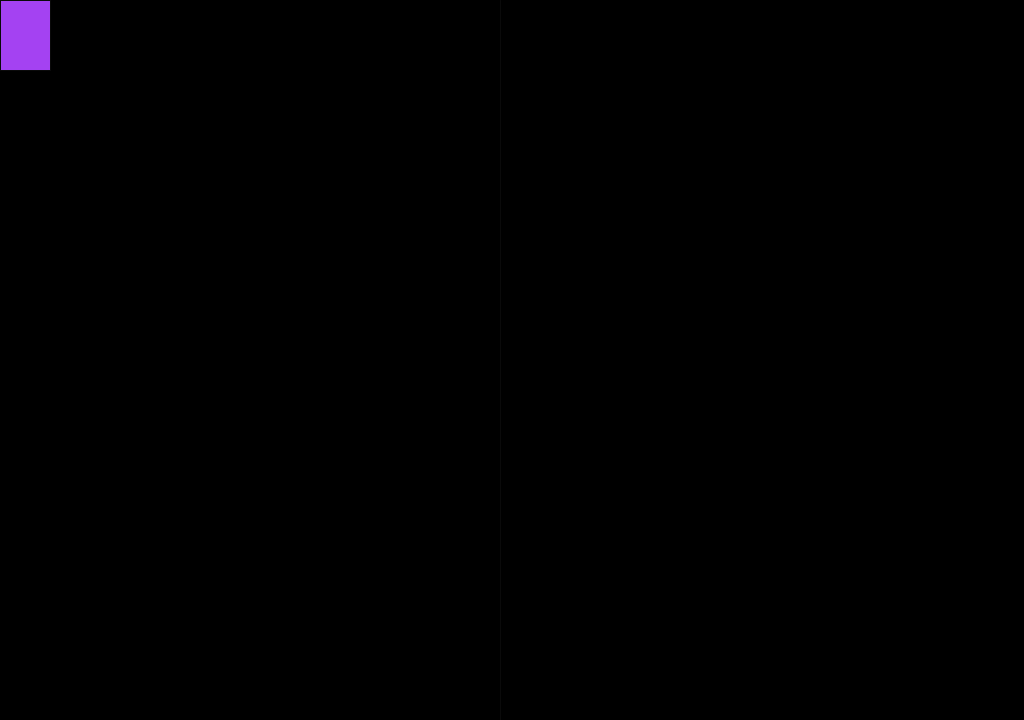
Frame 1 (no input)
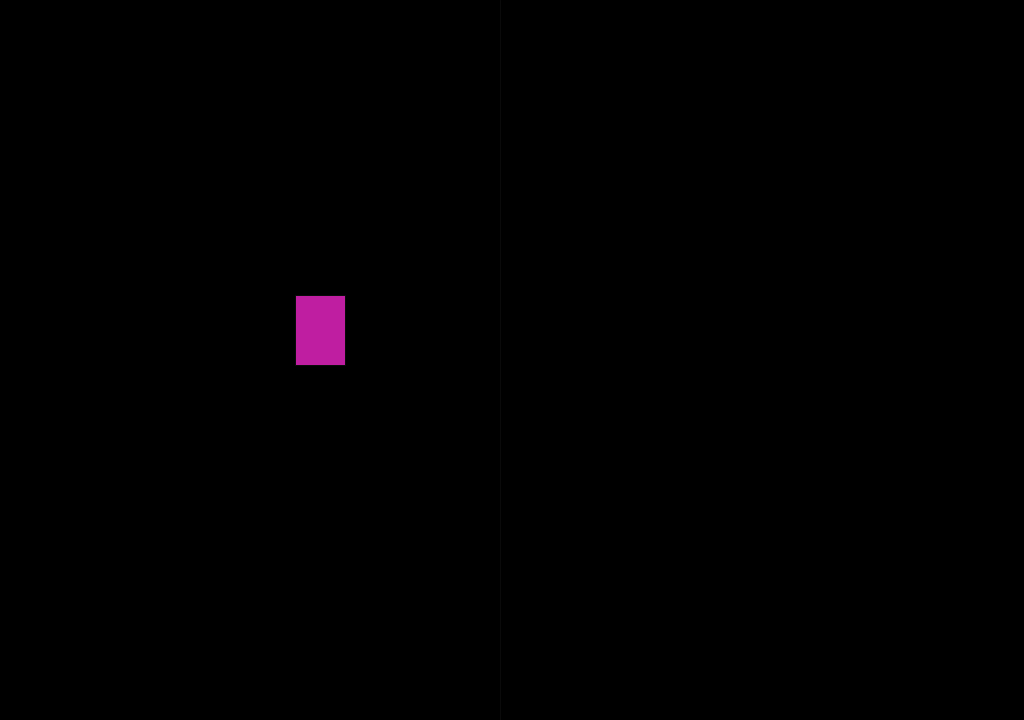
Frame 60 (the mouse pressed at the canvas centre just before this capture)
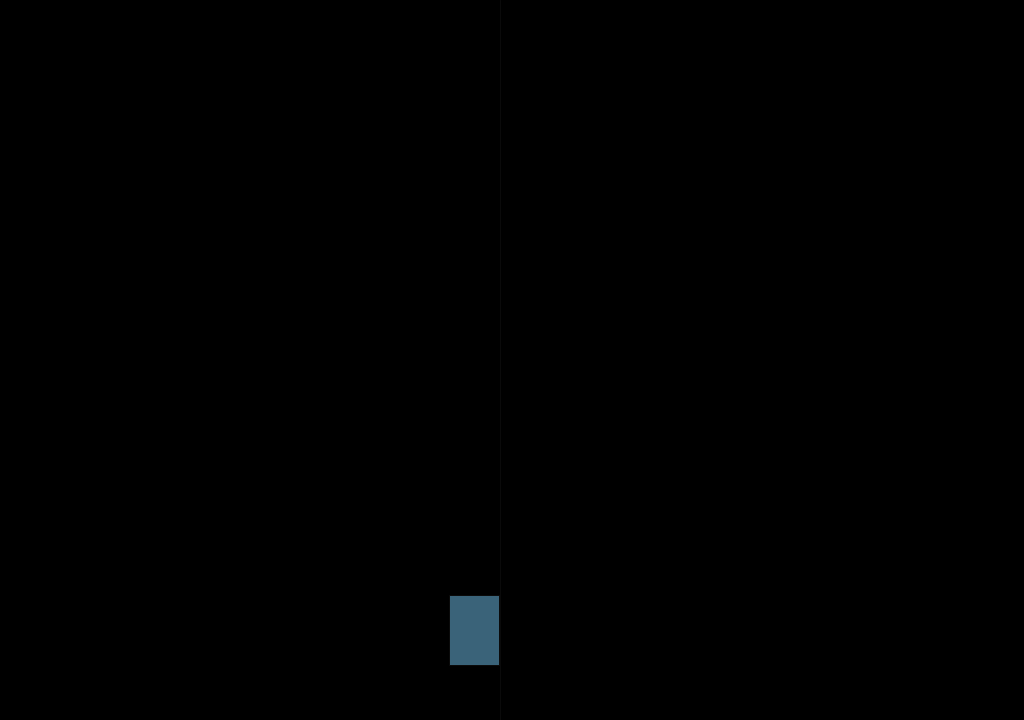
Frame 120 (the mouse held since frame 60 and released just before this capture)

The Processing sketch that drew these frames (run headless with seeded random() and noise(); from frame 60 on, the mouse is pressed at the canvas centre):

// Processing sketch: sketch_140919a
// ── sketch_140919a.pde
int x=0;
int y=0;
int x2=1024;
int y2=720;
int speed=1;
int spd=5;
int speedx;
void setup (){
  size (1024,720);
  frameRate(75);
}
void draw(){
  background(0, 0, 0);
  fill(random(255), random(255), random(255));
  stroke(10);
  line(500, 720, 500, 0);
  rect(x, y, 50, 70);
  x= x+5;
  y= y+5;
  if (y > height){
    x=speed-1;
    y=speed-1;
  }
  while (x>450){
   x=x-2;
  }
}
